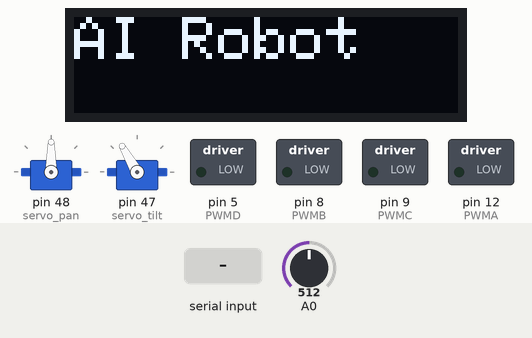
Simulated run of this sketch. Board: Arduino Mega 2560, built with avr-gcc and run on an emulated ATmega2560. Shown: 2 × servo, 128×32 one-colour display, switched loads named in the sketch (green lamp = pin HIGH). Inputs (shaded band) come from the test bench; at power-on: A0 = 512. What the sketch prints to the serial monitor is not drawn.

Above: at 1.2 s.
1.3 s: "A90\n" received over the second serial link
At 2.2 s:
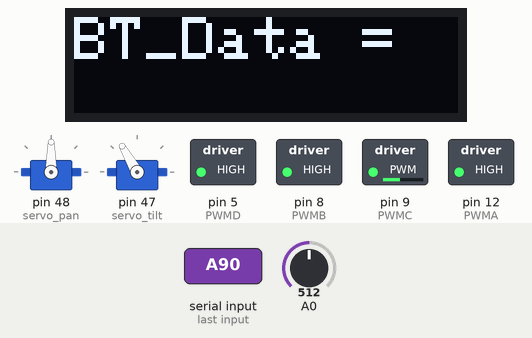
4.3 s: "D,45\n" received over the second serial link
At 4.32 s:
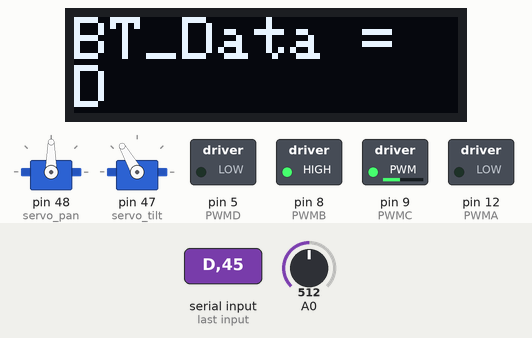
7.3 s: "F" received over the second serial link
At 8.5 s:
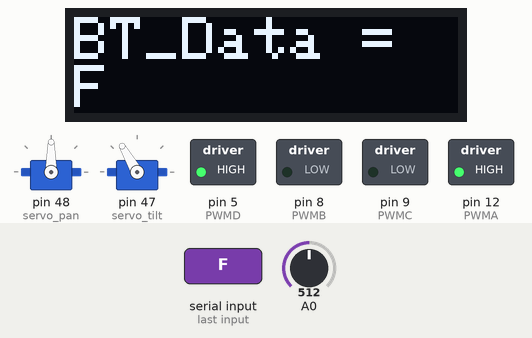
10.3 s: "(" received over Serial
At 10.6 s:
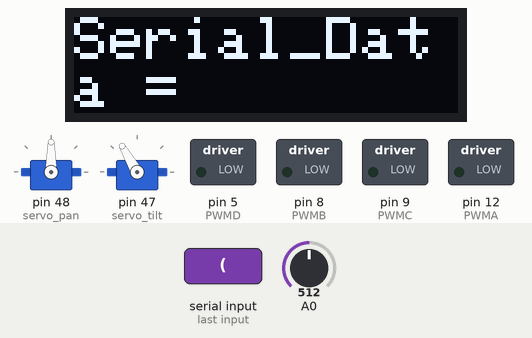
11.8 s: "(" received over the second serial link
At 13.0 s:
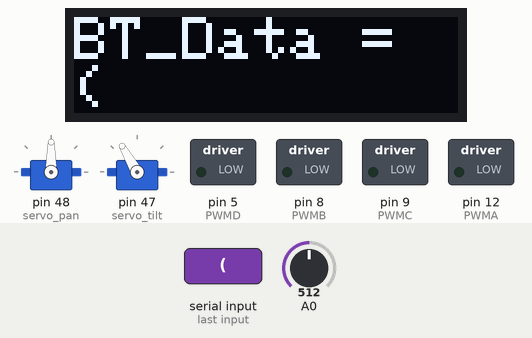
13.3 s: "G" received over the second serial link
At 14.4 s:
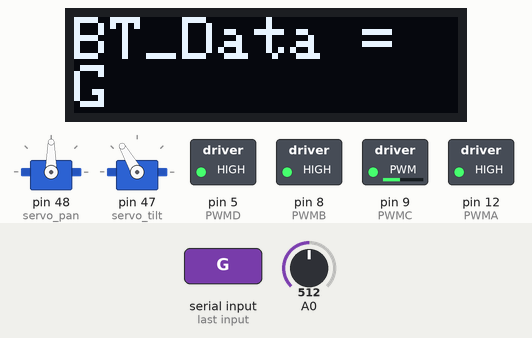
Timing chart, 0 to 16.4 s (numbered marks = the images above; inputs shaded):
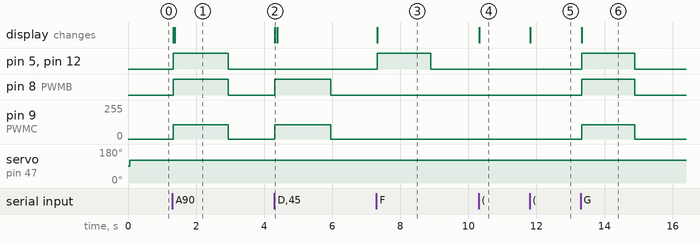

The sketch:

Car_Volt_Feedback_24A.ino
```cpp
#include <Arduino.h>
#include <SPI.h>
#include <Wire.h>
#include <Adafruit_GFX.h>
#include <Adafruit_SSD1306.h>
#define SCREEN_WIDTH 128 // OLED display width, in pixels
#define SCREEN_HEIGHT 32 // OLED display height, in pixels

// Declaration for an SSD1306 display connected to I2C (SDA, SCL pins)
#define OLED_RESET     28 //4 // Reset pin # (or -1 if sharing Arduino reset pin)
Adafruit_SSD1306 display(SCREEN_WIDTH, SCREEN_HEIGHT, &Wire, OLED_RESET);
int oldV=1, newV=0;
#include <SoftwareSerial.h>
//UNO: (2, 3)
//SoftwareSerial mySerial(4, 6); // RX, TX
int pan = 90;
int tilt = 120;
int window_size = 0;
int BT_alive_cnt = 0;
int voltCount = 0;
#include <Servo.h>
Servo servo_pan;
Servo servo_tilt;
int servo_min = 20;
int servo_max = 160;

unsigned long time;

//FaBoPWM faboPWM;
int pos = 0;
int MAX_VALUE = 2000;
int MIN_VALUE = 300;

// Define motor pins
#define PWMA 12    //Motor A PWM
#define DIRA1 34
#define DIRA2 35  //Motor A Direction
#define PWMB 8    //Motor B PWM
#define DIRB1 37
#define DIRB2 36  //Motor B Direction
#define PWMC 9   //Motor C PWM --> from 6 to 9
#define DIRC1 43
#define DIRC2 42  //Motor C Direction
#define PWMD 5    //Motor D PWM
#define DIRD1 A4  //26
#define DIRD2 A5  //27  //Motor D Direction

#define MOTORA_FORWARD(pwm)    do{digitalWrite(DIRA1,LOW); digitalWrite(DIRA2,HIGH);analogWrite(PWMA,pwm);}while(0)
#define MOTORA_STOP(x)         do{digitalWrite(DIRA1,LOW); digitalWrite(DIRA2,LOW); analogWrite(PWMA,0);}while(0)
#define MOTORA_BACKOFF(pwm)    do{digitalWrite(DIRA1,HIGH);digitalWrite(DIRA2,LOW); analogWrite(PWMA,pwm);}while(0)

#define MOTORB_FORWARD(pwm)    do{digitalWrite(DIRB1,LOW); digitalWrite(DIRB2,HIGH);analogWrite(PWMB,pwm);}while(0)
#define MOTORB_STOP(x)         do{digitalWrite(DIRB1,LOW); digitalWrite(DIRB2,LOW); analogWrite(PWMB,0);}while(0)
#define MOTORB_BACKOFF(pwm)    do{digitalWrite(DIRB1,HIGH);digitalWrite(DIRB2,LOW); analogWrite(PWMB,pwm);}while(0)

#define MOTORC_FORWARD(pwm)    do{digitalWrite(DIRC1,LOW); digitalWrite(DIRC2,HIGH);analogWrite(PWMC,pwm);}while(0)
#define MOTORC_STOP(x)         do{digitalWrite(DIRC1,LOW); digitalWrite(DIRC2,LOW); analogWrite(PWMC,0);}while(0)
#define MOTORC_BACKOFF(pwm)    do{digitalWrite(DIRC1,HIGH);digitalWrite(DIRC2,LOW); analogWrite(PWMC,pwm);}while(0)

#define MOTORD_FORWARD(pwm)    do{digitalWrite(DIRD1,LOW); digitalWrite(DIRD2,HIGH);analogWrite(PWMD,pwm);}while(0)
#define MOTORD_STOP(x)         do{digitalWrite(DIRD1,LOW); digitalWrite(DIRD2,LOW); analogWrite(PWMD,0);}while(0)
#define MOTORD_BACKOFF(pwm)    do{digitalWrite(DIRD1,HIGH);digitalWrite(DIRD2,LOW); analogWrite(PWMD,pwm);}while(0)

#define SERIAL  Serial
#define BTSERIAL Serial3

#define LOG_DEBUG

#ifdef LOG_DEBUG
  #define M_LOG SERIAL.print
#else
  #define M_LOG BTSERIAL.println
#endif

//PWM Definition
#define MAX_PWM   2000
#define MIN_PWM   300

int Motor_PWM = 1900;


//    ↑A-----B↑
//     |  ↑  |
//     |  |  |
//    ↑C-----D↑
void BACK(uint8_t pwm_A, uint8_t pwm_B, uint8_t pwm_C, uint8_t pwm_D)
{
  MOTORA_BACKOFF(Motor_PWM);
  MOTORB_FORWARD(Motor_PWM);
  MOTORC_BACKOFF(Motor_PWM);
  MOTORD_FORWARD(Motor_PWM);
}

//    ↓A-----B↓
//     |  |  |
//     |  ↓  |
//    ↓C-----D↓
void ADVANCE()
{
  MOTORA_FORWARD(Motor_PWM);
  MOTORB_BACKOFF(Motor_PWM);
  MOTORC_FORWARD(Motor_PWM);
  MOTORD_BACKOFF(Motor_PWM);
}
//    =A-----B↑
//     |   ↖ |
//     | ↖   |
//    ↑C-----D=
void LEFT_1()
{
  MOTORA_STOP(Motor_PWM);
  MOTORB_FORWARD(Motor_PWM);
  MOTORC_BACKOFF(Motor_PWM);
  MOTORD_STOP(Motor_PWM);
}

//    ↓A-----B↑
//     |  ←  |
//     |  ←  |
//    ↑C-----D↓
void RIGHT_2()
{
  MOTORA_FORWARD(Motor_PWM);
  MOTORB_FORWARD(Motor_PWM);
  MOTORC_BACKOFF(Motor_PWM);
  MOTORD_BACKOFF(Motor_PWM);
}
//    ↓A-----B=
//     | ↙   |
//     |   ↙ |
//    =C-----D↓
void LEFT_3()
{
  MOTORA_FORWARD(Motor_PWM);
  MOTORB_STOP(Motor_PWM);
  MOTORC_STOP(Motor_PWM);
  MOTORD_BACKOFF(Motor_PWM);
}
//    ↑A-----B=
//     | ↗   |
//     |   ↗ |
//    =C-----D↑
void RIGHT_1()
{
  MOTORA_BACKOFF(Motor_PWM);
  MOTORB_STOP(Motor_PWM);
  MOTORC_STOP(Motor_PWM);
  MOTORD_FORWARD(Motor_PWM);
}
//    ↑A-----B↓
//     |  →  |
//     |  →  |
//    ↓C-----D↑
void LEFT_2()
{
  MOTORA_BACKOFF(Motor_PWM);
  MOTORB_BACKOFF(Motor_PWM);
  MOTORC_FORWARD(Motor_PWM);
  MOTORD_FORWARD(Motor_PWM);
}
//    =A-----B↓
//     |   ↘ |
//     | ↘   |
//    ↓C-----D=
void RIGHT_3()
{
  MOTORA_STOP(Motor_PWM);
  MOTORB_BACKOFF(Motor_PWM);
  MOTORC_FORWARD(Motor_PWM);
  MOTORD_STOP(Motor_PWM);
}

//    ↑A-----B↓
//     | ↗ ↘ |
//     | ↖ ↙ |
//    ↑C-----D↓
void rotate_1()  //tate_1(uint8_t pwm_A,uint8_t pwm_B,uint8_t pwm_C,uint8_t pwm_D)
{
  MOTORA_BACKOFF(Motor_PWM);
  MOTORB_BACKOFF(Motor_PWM);
  MOTORC_BACKOFF(Motor_PWM);
  MOTORD_BACKOFF(Motor_PWM);
}

//    ↓A-----B↑
//     | ↙ ↖ |
//     | ↘ ↗ |
//    ↓C-----D↑
void rotate_2()  // rotate_2(uint8_t pwm_A,uint8_t pwm_B,uint8_t pwm_C,uint8_t pwm_D)
{
  MOTORA_FORWARD(Motor_PWM);
  MOTORB_FORWARD(Motor_PWM);
  MOTORC_FORWARD(Motor_PWM);
  MOTORD_FORWARD(Motor_PWM);
}
//    =A-----B=
//     |  =  |
//     |  =  |
//    =C-----D=
void STOP()
{
  MOTORA_STOP(Motor_PWM);
  MOTORB_STOP(Motor_PWM);
  MOTORC_STOP(Motor_PWM);
  MOTORD_STOP(Motor_PWM);
}

void UART_Control()
{
  String myString;
  char BT_Data = 0;
  // USB data
  /****
   * Check if USB Serial data contain brackets
   */

  if (SERIAL.available())
  {
    char inputChar = SERIAL.read();
    if (inputChar == '(') { // Start loop when left bracket detected
      myString = "";
      inputChar = SERIAL.read();
      while (inputChar != ')')
      {
        myString = myString + inputChar;
        inputChar = SERIAL.read();
        if (!SERIAL.available()) {
          break;
        }// Break when bracket closed
      }
    }
    int commaIndex = myString.indexOf(','); //Split data in bracket (a, b, c)
    //Search for the next comma just after the first
    int secondCommaIndex = myString.indexOf(',', commaIndex + 1);
    String firstValue = myString.substring(0, commaIndex);
    String secondValue = myString.substring(commaIndex + 1, secondCommaIndex);
    String thirdValue = myString.substring(secondCommaIndex + 1); // To the end of the string
    if ((firstValue.toInt() > servo_min and firstValue.toInt() < servo_max) and  //Convert them to numbers
        (secondValue.toInt() > servo_min and secondValue.toInt() < servo_max)) {
      pan = firstValue.toInt();
      tilt = secondValue.toInt();
      window_size = thirdValue.toInt();
    }
    SERIAL.flush();
    Serial3.println(myString);
    Serial3.println("Done");
    if (myString != "") {
      display.clearDisplay();
      display.setCursor(0, 0);     // Start at top-left corner
      display.println("Serial_Data = ");
      display.println(myString);
      display.display();
    }
  }


  //BT Control
  /*
    Receive data from app and translate it to motor movements
  */
  // BT Module on Serial 3 (D14 & D15)
  if (Serial3.available())
  {
    BT_Data = Serial3.read();
    SERIAL.print(BT_Data);
    Serial3.flush();
    BT_alive_cnt = 100;
    display.clearDisplay();
    display.setCursor(0, 0);     // Start at top-left corner
    display.println("BT_Data = ");
    display.println(BT_Data);
    display.display();
  }

  BT_alive_cnt = BT_alive_cnt - 1;
  if (BT_alive_cnt <= 0) {
    STOP();
  }
  switch (BT_Data)
  {
    case 'A':  ADVANCE();  M_LOG("Run!\r\n"); break;
    case 'B':  RIGHT_2();  M_LOG("Right up!\r\n");     break;
    case 'C':  rotate_1();                            break;
    case 'D':  RIGHT_3();  M_LOG("Right down!\r\n");   break;
    case 'E':  BACK(500, 500, 500, 500);     M_LOG("Run!\r\n");          break;
    case 'F':  LEFT_3();   M_LOG("Left down!\r\n");    break;
    case 'G':  rotate_2();                              break;
    case 'H':  LEFT_2();   M_LOG("Left up!\r\n");     break;
    case 'Z':  STOP();     M_LOG("Stop!\r\n");        break;
    case 'z':  STOP();     M_LOG("Stop!\r\n");        break;
    case 'd':  LEFT_2();   M_LOG("Left!\r\n");        break;
    case 'b':  RIGHT_2();  M_LOG("Right!\r\n");        break;
    case 'L':  Motor_PWM = 1500;                      break;
    case 'M':  Motor_PWM = 500;                       break;
  }
}


/*Voltage Readings transmitter
Sends them via Serial3*/
void sendVolt(){
    newV = analogRead(A0);
    if(newV!=oldV) {
      if (!Serial3.available()) {
        Serial3.println(newV);
        Serial.println(newV);
      }
    }
    oldV=newV;
}


//Where the program starts
void setup()
{
  SERIAL.begin(115200); // USB serial setup
  SERIAL.println("Start");
  STOP(); // Stop the robot
  Serial3.begin(9600); // BT serial setup
  //Pan=PL4=>48, Tilt=PL5=>47
   servo_pan.attach(48);
   servo_tilt.attach(47);
  //////////////////////////////////////////////
  //OLED Setup//////////////////////////////////
  if (!display.begin(SSD1306_SWITCHCAPVCC, 0x3C)) { // Address 0x3C for 128x32
    Serial.println(F("SSD1306 allocation failed"));
  }
  display.clearDisplay();
  display.setTextSize(2);      // Normal 1:1 pixel scale
  display.setTextColor(SSD1306_WHITE); // Draw white text
  display.cp437(true);         // Use full 256 char 'Code Page 437' font
  display.setCursor(0, 0);     // Start at top-left corner
  display.println("AI Robot");
  display.display();


  //Setup Voltage detector
  pinMode(A0, INPUT);
}

void loop()
{
  // run the code in every 20ms
  if (millis() > (time + 15)) {
    voltCount++;
    time = millis();
    UART_Control(); //get USB and BT serial data

    //constrain the servo movement
    pan = constrain(pan, servo_min, servo_max);
    tilt = constrain(tilt, servo_min, servo_max);

    //send signal to servo
    servo_pan.write(pan);
    servo_tilt.write(tilt);
  }if (voltCount>=5){
    voltCount=0;
    sendVolt();
  }
}
```

Measured:
- after the input at 1.3 s, pin 5 (PWMD), pin 8 (PWMB), pin 12 (PWMA): LOW → HIGH at once, → LOW 1.6 s later; pin 9 (PWMC): 0/255 → 108/255 at once, → 0/255 1.6 s later; the display: first changes at once (image 1 shows a later state)
- after the input at 4.3 s, pin 8 (PWMB): LOW → HIGH at once, → LOW 1.6 s later; pin 9 (PWMC): 0/255 → 108/255 at once, → 0/255 1.6 s later; the display: changes at once (image 2)
- after the input at 7.3 s, pin 5 (PWMD), pin 12 (PWMA): LOW → HIGH at once, → LOW 1.6 s later; the display: changes at once (image 3)
- after the input at 10.3 s, the display: changes at once (image 4)
- after the input at 11.8 s, the display: changes at once (image 5)
- after the input at 13.3 s, pin 5 (PWMD), pin 8 (PWMB), pin 12 (PWMA): LOW → HIGH at once, → LOW 1.6 s later; pin 9 (PWMC): 0/255 → 108/255 at once, → 0/255 1.6 s later; the display: changes at once (image 6)
